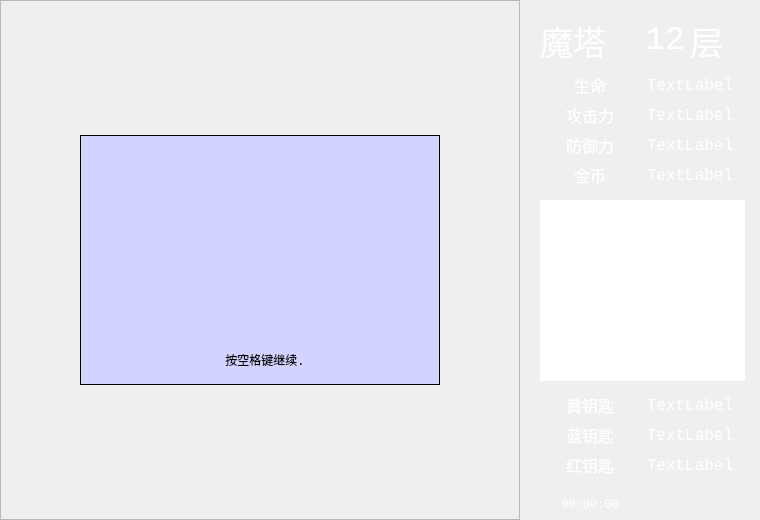
<?xml version="1.0" encoding="UTF-8"?>
<ui version="4.0">
 <class>GameWindow</class>
 <widget class="QMainWindow" name="GameWindow">
  <property name="geometry">
   <rect>
    <x>0</x>
    <y>0</y>
    <width>760</width>
    <height>520</height>
   </rect>
  </property>
  <property name="minimumSize">
   <size>
    <width>760</width>
    <height>520</height>
   </size>
  </property>
  <property name="maximumSize">
   <size>
    <width>760</width>
    <height>520</height>
   </size>
  </property>
  <property name="windowTitle">
   <string>魔塔</string>
  </property>
  <property name="autoFillBackground">
   <bool>false</bool>
  </property>
  <widget class="QWidget" name="centralwidget">
   <widget class="QLabel" name="titleLabel">
    <property name="geometry">
     <rect>
      <x>540</x>
      <y>20</y>
      <width>100</width>
      <height>40</height>
     </rect>
    </property>
    <property name="font">
     <font>
      <family>Consolas</family>
      <pointsize>25</pointsize>
     </font>
    </property>
    <property name="styleSheet">
     <string notr="true">color: rgb(255, 255, 255);</string>
    </property>
    <property name="text">
     <string>魔塔</string>
    </property>
    <property name="alignment">
     <set>Qt::AlignLeading|Qt::AlignLeft|Qt::AlignVCenter</set>
    </property>
   </widget>
   <widget class="QLabel" name="floorLabel">
    <property name="geometry">
     <rect>
      <x>640</x>
      <y>20</y>
      <width>50</width>
      <height>40</height>
     </rect>
    </property>
    <property name="font">
     <font>
      <family>Consolas</family>
      <pointsize>25</pointsize>
     </font>
    </property>
    <property name="styleSheet">
     <string notr="true">color: rgb(255, 255, 255);</string>
    </property>
    <property name="text">
     <string>12</string>
    </property>
    <property name="alignment">
     <set>Qt::AlignCenter</set>
    </property>
   </widget>
   <widget class="QLabel" name="bloodLabel">
    <property name="geometry">
     <rect>
      <x>540</x>
      <y>70</y>
      <width>100</width>
      <height>30</height>
     </rect>
    </property>
    <property name="font">
     <font>
      <family>Consolas</family>
      <pointsize>12</pointsize>
     </font>
    </property>
    <property name="styleSheet">
     <string notr="true">color: rgb(255, 255, 255);</string>
    </property>
    <property name="text">
     <string>生命</string>
    </property>
    <property name="alignment">
     <set>Qt::AlignCenter</set>
    </property>
   </widget>
   <widget class="QLabel" name="attackLabel">
    <property name="geometry">
     <rect>
      <x>540</x>
      <y>100</y>
      <width>100</width>
      <height>30</height>
     </rect>
    </property>
    <property name="font">
     <font>
      <family>Consolas</family>
      <pointsize>12</pointsize>
     </font>
    </property>
    <property name="styleSheet">
     <string notr="true">color: rgb(255, 255, 255);</string>
    </property>
    <property name="text">
     <string>攻击力</string>
    </property>
    <property name="alignment">
     <set>Qt::AlignCenter</set>
    </property>
   </widget>
   <widget class="QLabel" name="defenseLabel">
    <property name="geometry">
     <rect>
      <x>540</x>
      <y>130</y>
      <width>100</width>
      <height>30</height>
     </rect>
    </property>
    <property name="font">
     <font>
      <family>Consolas</family>
      <pointsize>12</pointsize>
     </font>
    </property>
    <property name="styleSheet">
     <string notr="true">color: rgb(255, 255, 255);</string>
    </property>
    <property name="text">
     <string>防御力</string>
    </property>
    <property name="alignment">
     <set>Qt::AlignCenter</set>
    </property>
   </widget>
   <widget class="QLabel" name="moneyLabel">
    <property name="geometry">
     <rect>
      <x>540</x>
      <y>160</y>
      <width>100</width>
      <height>30</height>
     </rect>
    </property>
    <property name="font">
     <font>
      <family>Consolas</family>
      <pointsize>12</pointsize>
     </font>
    </property>
    <property name="styleSheet">
     <string notr="true">color: rgb(255, 255, 255);</string>
    </property>
    <property name="text">
     <string>金币</string>
    </property>
    <property name="alignment">
     <set>Qt::AlignCenter</set>
    </property>
   </widget>
   <widget class="QLabel" name="yellowLabel">
    <property name="geometry">
     <rect>
      <x>540</x>
      <y>390</y>
      <width>100</width>
      <height>30</height>
     </rect>
    </property>
    <property name="font">
     <font>
      <family>Consolas</family>
      <pointsize>12</pointsize>
     </font>
    </property>
    <property name="styleSheet">
     <string notr="true">color: rgb(255, 255, 255);</string>
    </property>
    <property name="text">
     <string>黄钥匙</string>
    </property>
    <property name="alignment">
     <set>Qt::AlignCenter</set>
    </property>
   </widget>
   <widget class="QLabel" name="blueLabel">
    <property name="geometry">
     <rect>
      <x>540</x>
      <y>420</y>
      <width>100</width>
      <height>30</height>
     </rect>
    </property>
    <property name="font">
     <font>
      <family>Consolas</family>
      <pointsize>12</pointsize>
     </font>
    </property>
    <property name="styleSheet">
     <string notr="true">color: rgb(255, 255, 255);</string>
    </property>
    <property name="text">
     <string>蓝钥匙</string>
    </property>
    <property name="alignment">
     <set>Qt::AlignCenter</set>
    </property>
   </widget>
   <widget class="QLabel" name="redLabel">
    <property name="geometry">
     <rect>
      <x>540</x>
      <y>450</y>
      <width>100</width>
      <height>30</height>
     </rect>
    </property>
    <property name="font">
     <font>
      <family>Consolas</family>
      <pointsize>12</pointsize>
     </font>
    </property>
    <property name="styleSheet">
     <string notr="true">color: rgb(255, 255, 255);</string>
    </property>
    <property name="text">
     <string>红钥匙</string>
    </property>
    <property name="alignment">
     <set>Qt::AlignCenter</set>
    </property>
   </widget>
   <widget class="QLabel" name="titleLabel_2">
    <property name="geometry">
     <rect>
      <x>690</x>
      <y>20</y>
      <width>50</width>
      <height>40</height>
     </rect>
    </property>
    <property name="font">
     <font>
      <family>Consolas</family>
      <pointsize>25</pointsize>
     </font>
    </property>
    <property name="styleSheet">
     <string notr="true">color: rgb(255, 255, 255);</string>
    </property>
    <property name="text">
     <string>层</string>
    </property>
    <property name="alignment">
     <set>Qt::AlignLeading|Qt::AlignLeft|Qt::AlignVCenter</set>
    </property>
   </widget>
   <widget class="QLabel" name="timeLabel">
    <property name="geometry">
     <rect>
      <x>540</x>
      <y>490</y>
      <width>100</width>
      <height>30</height>
     </rect>
    </property>
    <property name="font">
     <font>
      <family>Consolas</family>
     </font>
    </property>
    <property name="styleSheet">
     <string notr="true">color: rgb(255, 255, 255);</string>
    </property>
    <property name="text">
     <string>00:00:00</string>
    </property>
    <property name="alignment">
     <set>Qt::AlignCenter</set>
    </property>
   </widget>
   <widget class="QLabel" name="HP">
    <property name="geometry">
     <rect>
      <x>640</x>
      <y>70</y>
      <width>100</width>
      <height>30</height>
     </rect>
    </property>
    <property name="font">
     <font>
      <family>Consolas</family>
      <pointsize>12</pointsize>
     </font>
    </property>
    <property name="styleSheet">
     <string notr="true">color: rgb(255, 255, 255);</string>
    </property>
    <property name="text">
     <string>TextLabel</string>
    </property>
    <property name="alignment">
     <set>Qt::AlignCenter</set>
    </property>
   </widget>
   <widget class="QLabel" name="Attack">
    <property name="geometry">
     <rect>
      <x>640</x>
      <y>100</y>
      <width>100</width>
      <height>30</height>
     </rect>
    </property>
    <property name="font">
     <font>
      <family>Consolas</family>
      <pointsize>12</pointsize>
     </font>
    </property>
    <property name="styleSheet">
     <string notr="true">color: rgb(255, 255, 255);</string>
    </property>
    <property name="text">
     <string>TextLabel</string>
    </property>
    <property name="alignment">
     <set>Qt::AlignCenter</set>
    </property>
   </widget>
   <widget class="QLabel" name="Defense">
    <property name="geometry">
     <rect>
      <x>640</x>
      <y>130</y>
      <width>100</width>
      <height>30</height>
     </rect>
    </property>
    <property name="font">
     <font>
      <family>Consolas</family>
      <pointsize>12</pointsize>
     </font>
    </property>
    <property name="styleSheet">
     <string notr="true">color: rgb(255, 255, 255);</string>
    </property>
    <property name="text">
     <string>TextLabel</string>
    </property>
    <property name="alignment">
     <set>Qt::AlignCenter</set>
    </property>
   </widget>
   <widget class="QLabel" name="Money">
    <property name="geometry">
     <rect>
      <x>640</x>
      <y>160</y>
      <width>100</width>
      <height>30</height>
     </rect>
    </property>
    <property name="font">
     <font>
      <family>Consolas</family>
      <pointsize>12</pointsize>
     </font>
    </property>
    <property name="styleSheet">
     <string notr="true">color: rgb(255, 255, 255);</string>
    </property>
    <property name="text">
     <string>TextLabel</string>
    </property>
    <property name="alignment">
     <set>Qt::AlignCenter</set>
    </property>
   </widget>
   <widget class="QLabel" name="Yellow">
    <property name="geometry">
     <rect>
      <x>640</x>
      <y>390</y>
      <width>100</width>
      <height>30</height>
     </rect>
    </property>
    <property name="font">
     <font>
      <family>Consolas</family>
      <pointsize>12</pointsize>
     </font>
    </property>
    <property name="styleSheet">
     <string notr="true">color: rgb(255, 255, 255);</string>
    </property>
    <property name="text">
     <string>TextLabel</string>
    </property>
    <property name="alignment">
     <set>Qt::AlignCenter</set>
    </property>
   </widget>
   <widget class="QLabel" name="Blue">
    <property name="geometry">
     <rect>
      <x>640</x>
      <y>420</y>
      <width>100</width>
      <height>30</height>
     </rect>
    </property>
    <property name="font">
     <font>
      <family>Consolas</family>
      <pointsize>12</pointsize>
     </font>
    </property>
    <property name="styleSheet">
     <string notr="true">color: rgb(255, 255, 255);</string>
    </property>
    <property name="text">
     <string>TextLabel</string>
    </property>
    <property name="alignment">
     <set>Qt::AlignCenter</set>
    </property>
   </widget>
   <widget class="QLabel" name="Red">
    <property name="geometry">
     <rect>
      <x>640</x>
      <y>450</y>
      <width>100</width>
      <height>30</height>
     </rect>
    </property>
    <property name="font">
     <font>
      <family>Consolas</family>
      <pointsize>12</pointsize>
     </font>
    </property>
    <property name="styleSheet">
     <string notr="true">color: rgb(255, 255, 255);</string>
    </property>
    <property name="text">
     <string>TextLabel</string>
    </property>
    <property name="alignment">
     <set>Qt::AlignCenter</set>
    </property>
   </widget>
   <widget class="QListWidget" name="toolWidget">
    <property name="geometry">
     <rect>
      <x>540</x>
      <y>200</y>
      <width>205</width>
      <height>181</height>
     </rect>
    </property>
    <property name="styleSheet">
     <string notr="true">QScrollBar{width:0;height:0}</string>
    </property>
    <property name="frameShape">
     <enum>QFrame::NoFrame</enum>
    </property>
    <property name="frameShadow">
     <enum>QFrame::Plain</enum>
    </property>
    <property name="verticalScrollBarPolicy">
     <enum>Qt::ScrollBarAlwaysOff</enum>
    </property>
    <property name="horizontalScrollBarPolicy">
     <enum>Qt::ScrollBarAlwaysOff</enum>
    </property>
   </widget>
   <widget class="QFrame" name="frame">
    <property name="geometry">
     <rect>
      <x>80</x>
      <y>135</y>
      <width>360</width>
      <height>250</height>
     </rect>
    </property>
    <property name="styleSheet">
     <string notr="true">background-color: rgb(211, 211, 255);</string>
    </property>
    <property name="frameShape">
     <enum>QFrame::Box</enum>
    </property>
    <property name="frameShadow">
     <enum>QFrame::Plain</enum>
    </property>
    <widget class="QTextEdit" name="textEdit">
     <property name="geometry">
      <rect>
       <x>30</x>
       <y>30</y>
       <width>300</width>
       <height>150</height>
      </rect>
     </property>
     <property name="font">
      <font>
       <family>Consolas</family>
       <pointsize>9</pointsize>
      </font>
     </property>
     <property name="frameShape">
      <enum>QFrame::NoFrame</enum>
     </property>
     <property name="frameShadow">
      <enum>QFrame::Plain</enum>
     </property>
     <property name="readOnly">
      <bool>true</bool>
     </property>
    </widget>
    <widget class="QLabel" name="keyLabel">
     <property name="geometry">
      <rect>
       <x>85</x>
       <y>210</y>
       <width>200</width>
       <height>30</height>
      </rect>
     </property>
     <property name="font">
      <font>
       <family>Consolas</family>
       <pointsize>9</pointsize>
      </font>
     </property>
     <property name="text">
      <string>按空格键继续.</string>
     </property>
     <property name="alignment">
      <set>Qt::AlignCenter</set>
     </property>
    </widget>
   </widget>
   <widget class="QFrame" name="bkFrame">
    <property name="geometry">
     <rect>
      <x>0</x>
      <y>0</y>
      <width>520</width>
      <height>520</height>
     </rect>
    </property>
    <property name="frameShape">
     <enum>QFrame::StyledPanel</enum>
    </property>
    <property name="frameShadow">
     <enum>QFrame::Raised</enum>
    </property>
   </widget>
   <zorder>titleLabel</zorder>
   <zorder>floorLabel</zorder>
   <zorder>bloodLabel</zorder>
   <zorder>attackLabel</zorder>
   <zorder>defenseLabel</zorder>
   <zorder>moneyLabel</zorder>
   <zorder>yellowLabel</zorder>
   <zorder>blueLabel</zorder>
   <zorder>redLabel</zorder>
   <zorder>titleLabel_2</zorder>
   <zorder>timeLabel</zorder>
   <zorder>HP</zorder>
   <zorder>Attack</zorder>
   <zorder>Defense</zorder>
   <zorder>Money</zorder>
   <zorder>Yellow</zorder>
   <zorder>Blue</zorder>
   <zorder>Red</zorder>
   <zorder>toolWidget</zorder>
   <zorder>bkFrame</zorder>
   <zorder>frame</zorder>
  </widget>
 </widget>
 <resources/>
 <connections/>
</ui>
